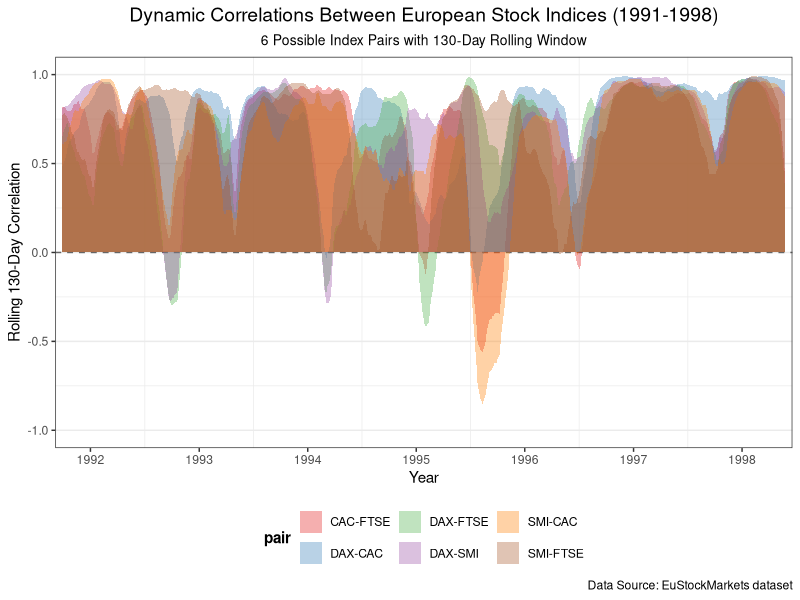

This figure's R source:
# 加载包
library(zoo)       # 滚动相关分析
library(lubridate) # 日期处理
library(tidyverse) # 数据处理及可视化

# 加载数据集
data("EuStockMarkets")

# 检查缺失值
EuStockMarkets %>% 
  as_tibble() %>% 
  summarise_all(~sum(is.na(.))) 

# 提取时间日期
time_date <- EuStockMarkets %>% 
  time() %>%                              # 提取时间序列
  as.numeric() %>%                        # 转换为数值
  as_tibble() %>%                         # 转换为 tibble 对象
  mutate(date = date_decimal(value) %>%   # 计算日期列
           round_date("day") %>%          # 取整到天
           as_date()) %>%                 # POSIXct转Date格式
  rename(time = value)                    # 重命名列名

print(time_date)

# 检查每年记录次数
time_date %>% 
  mutate(year = year(date)) %>%           # 从date列解析年份
  count(year, name = "days")              # 统计每年的行数

# 检查重复日期
time_date %>% 
  mutate(date_only = date) %>%  # 提取日期部分(忽略时间)
  count(date_only) %>%          # 统计每个日期出现的次数
  filter(n > 1)                 # 筛选重复日期

# 将股票数据转换为数据框并合并日期
eu_stocks <- as_tibble(EuStockMarkets) %>% 
  mutate(date = time_date$date)

# 生成所有股票指数对组合
index_pairs <- combn(
  x = names(eu_stocks)[names(eu_stocks) != "date"], 
  m = 2, 
  simplify = FALSE
)

# 定义滑动窗口时间宽度
window_size <- frequency(EuStockMarkets) / 2

# 计算滚动相关系数
rolling_cor <- map_dfr(index_pairs, ~ {
  pair <- .
  df_pair <- eu_stocks %>% select(all_of(pair), date)
  
  corr_values <- rollapply(
        data = df_pair[, 1:2],
        width = window_size,
        FUN = function(x) cor(x[,1], x[,2], use = "pairwise.complete.obs"),
        by.column = FALSE,
        fill = NA
  )
  
  tibble(
    date = df_pair$date,
    correlation = corr_values,
    pair = paste(pair, collapse = "-")
  )
})

# 检查滚动计算结果中的NA比例
rolling_cor %>% 
  group_by(pair) %>% 
  summarise(na_rate = mean(is.na(correlation)))

# 绘制滚动窗口相关分析图
ggplot(rolling_cor, aes(x = date, y = correlation, fill = pair)) +
  geom_hline(yintercept = 0, linetype = "dashed", color = "gray40") +
  geom_area(position = "identity", alpha = 0.35, na.rm = TRUE) +
  scale_fill_manual(
    values = c("#E41A1C", "#377EB8", "#4DAF4A", 
               "#984EA3", "#FF7F00", "#A65628")
  ) +
  scale_x_date(
    date_breaks = "1 years",
    date_labels = "%Y",
    expand = c(0.01, 0)
  ) +
  scale_y_continuous(limits = c(-1, 1)) +
  labs(
    x = "Year",
    y = paste0("Rolling ",window_size,"-Day Correlation"),
    title = paste0("Dynamic Correlations Between European Stock Indices (",min(year(eu_stocks$date)),"-",max(year(eu_stocks$date)),")"),
    subtitle = paste0(length(index_pairs)," Possible Index Pairs with ",window_size,"-Day Rolling Window"),
    caption = "Data Source: EuStockMarkets dataset"
  ) +
  theme_bw() +
  theme(
    legend.position = "bottom",
    legend.title = element_text(face = "bold"),
    panel.grid.major.x = element_blank(),
    plot.title = element_text(hjust = 0.5, size = 14),
    plot.subtitle = element_text(hjust = 0.5, size = 10)
  )
